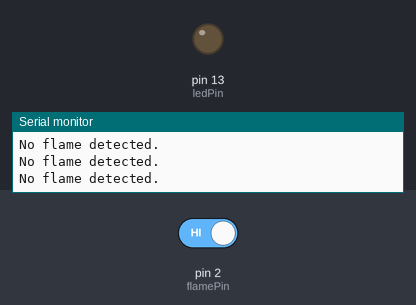
This sketch was run on a simulated Arduino Uno, built with avr-gcc and run on an emulated ATmega328P. On the bench: output pins drawn as LEDs (lit = HIGH), the last lines printed to the serial monitor. The inputs (shaded band) are chosen by the test bench; at power-on: pin 2 (flamePin) HIGH. Not simulated (calls return 0 or success): arduino_secrets.h.

Above: at 1.2 s.
1.3 s: pin 2 (flamePin) driven LOW
At 2.3 s:
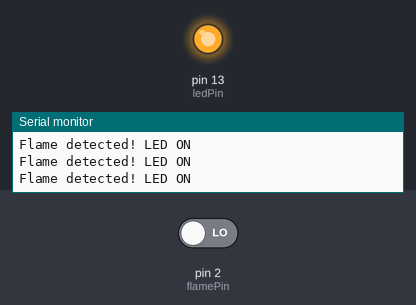
2.8 s: pin 2 (flamePin) driven HIGH
At 3.6 s:
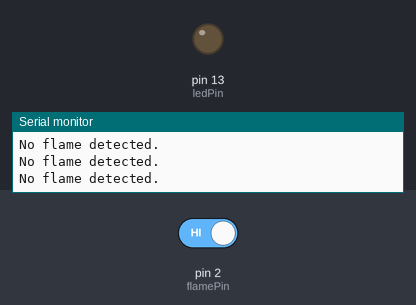
Timing chart, 0 to 5.8 s (numbered marks = the images above; inputs shaded):
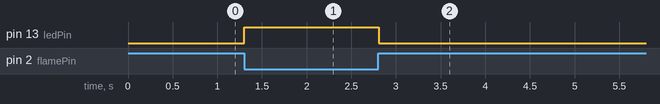

The sketch:

Flame_Sensor_LED_Alert.ino
```cpp
#include "arduino_secrets.h"

int flamePin = 2;        // Pin connected to the flame sensor
int ledPin = 13;         // Pin connected to the LED

void setup() {
  pinMode(flamePin, INPUT); // Set flamePin as input
  pinMode(ledPin, OUTPUT);  // Set ledPin as output
  Serial.begin(9600);       // Begin serial communication
}

void loop() {
  int flameState = digitalRead(flamePin); // Read the state of the flame sensor
  if (flameState == LOW) { // LOW means flame detected
    digitalWrite(ledPin, HIGH); // Turn on LED
    Serial.println("Flame detected! LED ON");
  } else {
    digitalWrite(ledPin, LOW);  // Turn off LED
    Serial.println("No flame detected.");
  }

  delay(100); // Small delay to stabilize readings
}
```

Measured:
- after the input at 1.3 s, pin 13 (ledPin): LOW → HIGH at once
- after the input at 2.8 s, pin 13 (ledPin): HIGH → LOW at once
